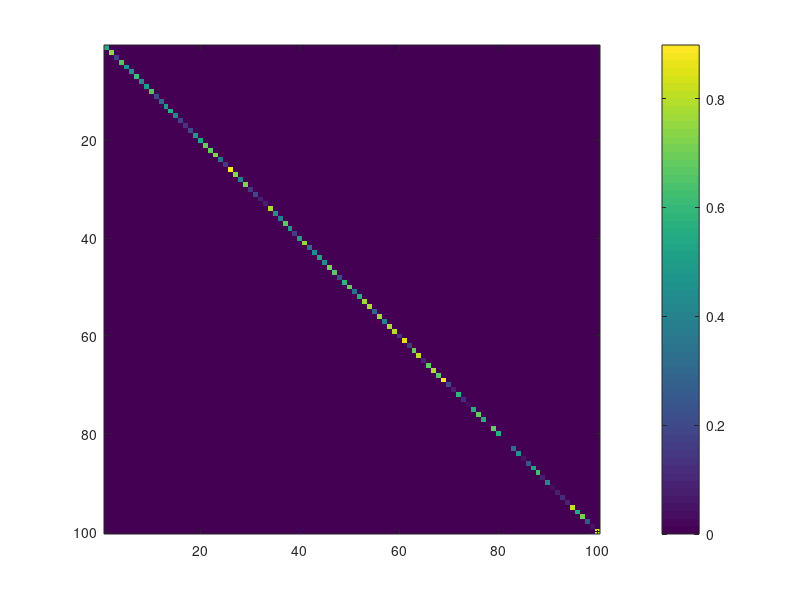

Source code (MATLAB): (Note: this script raises an error after producing the figure.)

%%
N = 100;
A = diag(rand(1,N)*0.9);
B = ones(N,1);
p.num_nodes = N;
imagesc(A); colorbar; prettify
%%
g = graph_from_matrix(A);
plot(g)

%% fig2.m

%%
thresh = 0.05;
clf; hold on
scatter(d(pat),duration,'.')
scatter(d,dur_mean,'filled','r')
lin = d.^(1:100)';
exp_dur = zeros(1,N);
for i = 1 : N
exp_dur(i) = find(lin(:,i)<thresh,1);
end
scatter(d,exp_dur,'g')
prettify; hold off
%%
[d'; dur_mean; exp_dur; d'.^dur_mean]

%%
t = 40;
clf; hold on
plot(d.^(0:t)','LineWidth',1.5)
plot(1:t,thresh*ones(1,t),'LineWidth',1.5)
hold off 
prettify

%%
scatter(d,d'.^dur_mean,'filled')
prettify
axis([0 1 0 0.06])
